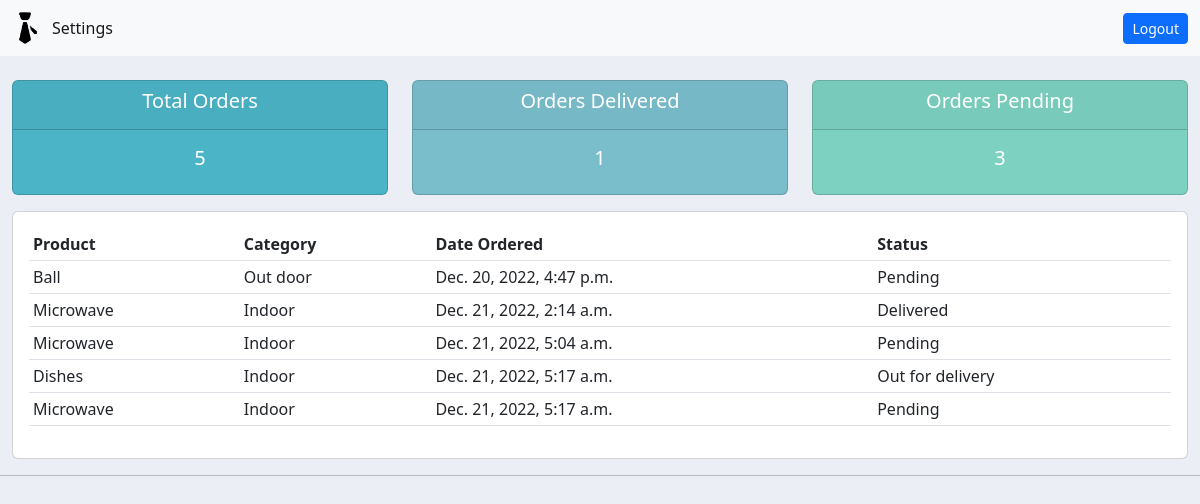
Page /user/ (signed in) on the committed database.
### accounts/models.py (models this page shows, shortened)
class Order(models.Model):
  STATUS = (
    ('Pending', 'Pending'),
    ('Out for delivery', 'Out for delivery'),
    ('Delivered','Delivered'),
  )
  customer = models.ForeignKey(Customer, null=True, on_delete=models.SET_NULL)
  product = models.ForeignKey(Product, null=True, on_delete=models.SET_NULL)
  date_created = models.DateTimeField(auto_now_add = True, null = True)
  status = models.CharField(max_length = 200, null = True, choices=STATUS)

class Product(models.Model):
  CATEGORY = (
    ('Indoor','Indoor'),
    ('Out door','Out door'),
  )
  name = models.CharField(max_length = 200, null=True)
  price = models.FloatField(null=True)
  category = models.CharField(max_length = 200, null = True, choices=CATEGORY)
  description = models.CharField(max_length = 200, null = True)
  date_created = models.DateTimeField(auto_now_add = True, null = True)
  tags = models.ManyToManyField(Tag)
  def __str__(self):
    return str(self.name)

### accounts/decorators.py (the view)
    def wrapper_func(request, *args, **kwargs):
      group = None
      if(request.user.groups.exists()):
        group = request.user.groups.all()[0].name
      if(group in allowed_roles):
        return view_func(request,*args,**kwargs)
      else:
        return HttpResponse('You are not authorized to view this page')

### accounts/views.py (called while the page is built)
@login_required(login_url = 'login')
@allowed_users(allowed_roles = ['customers'])
def user_page(request):
  orders = request.user.customer.order_set.all()
  orders_count = orders.count()
  orders_delivered = orders.filter(status = "Delivered").count()
  orders_pending = orders.filter(status = "Pending").count()
  context = {
    "orders": orders,
    "orders_count": orders_count,
    "orders_delivered": orders_delivered,
    "orders_pending": orders_pending,
  }
  return render(request, 'accounts/user.html', context = context)

### accounts/templates/accounts/user.html
{% extends "accounts/main.html" %}
{% block content %}
{% include "accounts/status.html" %}
<div class="row">
  <div class="col-md">
    <div class="card card-body">
      <table class="table table-sm">
        <tr>
          <th>Product</th>
          <th>Category</th>
          <th>Date Ordered</th>
          <th>Status</th>
        </tr>
        {% for order in orders %}
        <tr>
          <td>{{ order.product }}</td>
          <td>{{ order.product.category }}</td>
          <td>{{ order.date_created }}</td>
          <td>{{ order.status }}</td>
        </tr>
        {% endfor %}
      </table>
    </div>
  </div>
</div>
{% endblock %}

### static/css/main.css (style rules this page uses)
body { background-color: #ebeff5; }

### rows in the picture
Order: product "Ball", product.category "Out door", date_created "Dec. 20, 2022, 4:47 p.m.", status "Pending"
Order: product "Microwave", product.category "Indoor", date_created "Dec. 21, 2022, 2:14 a.m.", status "Delivered"
Order: product "Microwave", product.category "Indoor", date_created "Dec. 21, 2022, 5:04 a.m.", status "Pending"
Order: product "Dishes", product.category "Indoor", date_created "Dec. 21, 2022, 5:17 a.m.", status "Out for delivery"
Order: product "Microwave", product.category "Indoor", date_created "Dec. 21, 2022, 5:17 a.m.", status "Pending"

### other values in the picture
{{ orders_count }} "5"
{{ orders_delivered }} "1"
{{ orders_pending }} "3"
